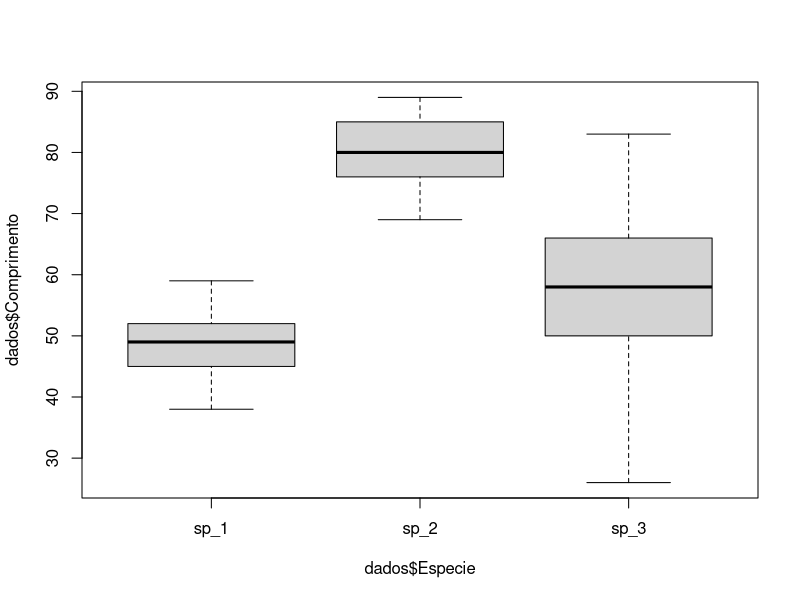
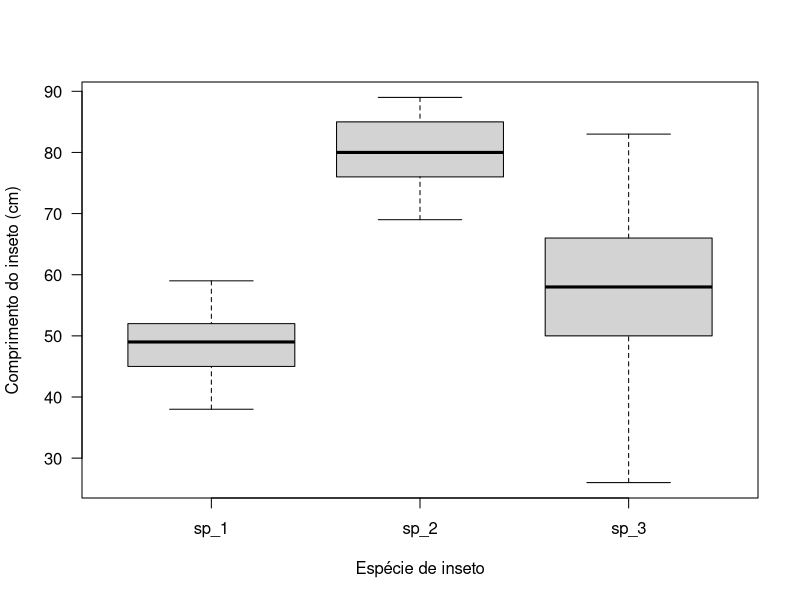
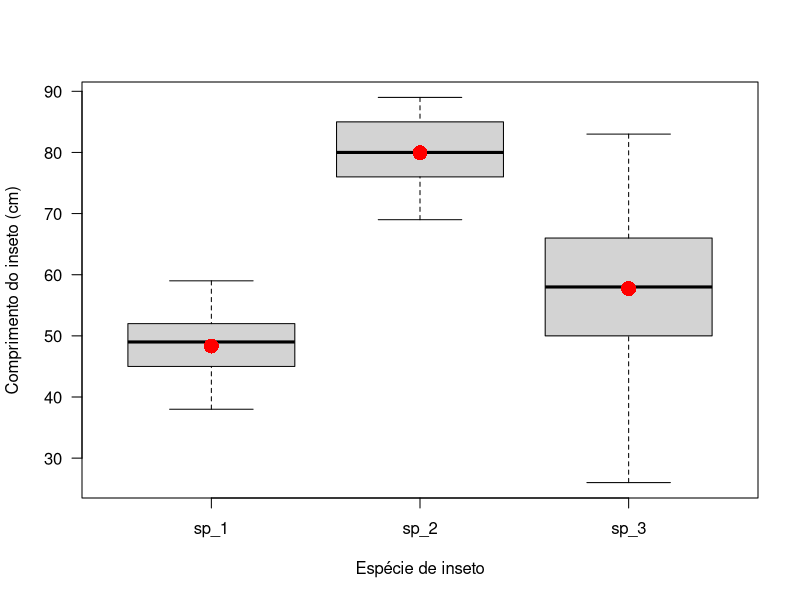

Write the R code that produced these figures, in order.
##############################
#Brincando com os boxplots   #
#Marcos Vital                #
#R para Bio da Conservação   #
##############################

#Carregando os dados:

setwd("C:/R_Enbio")
dir()
dados<-read.table("insetos.txt", h=T)
summary(dados)

#############################

#Apenas para referência:
tapply(dados$Comprimento, dados$Especie, quantile)

#Boxplot básico:
boxplot(dados$Comprimento ~ dados$Especie)

#Boxplot bonitinho:
boxplot(dados$Comprimento ~ dados$Especie, xlab="Espécie de inseto", ylab="Comprimento do inseto (cm)", las=1, range=0)

#xlab e ylab determina os nomes dos eixos
#las determina a orientação dos números (pode ser de 0 a 3)
#range determina a extensão dos tracinhos (=0 vai de mínimo a máximo)


##
#Boxplot para exploração:
medias<-tapply(dados$Comprimento, dados$Especie, mean)

boxplot(dados$Comprimento ~ dados$Especie, xlab="Espécie de inseto", ylab="Comprimento do inseto (cm)", las=1, range=0)
points(medias, pch=16, col="red", cex=2)
##

#a função points adiciona pontos em um gráfico aberto
#pch determina o tipo de símbolo
#cex determina o tamanho relativo do símbolo
#col determina cores

